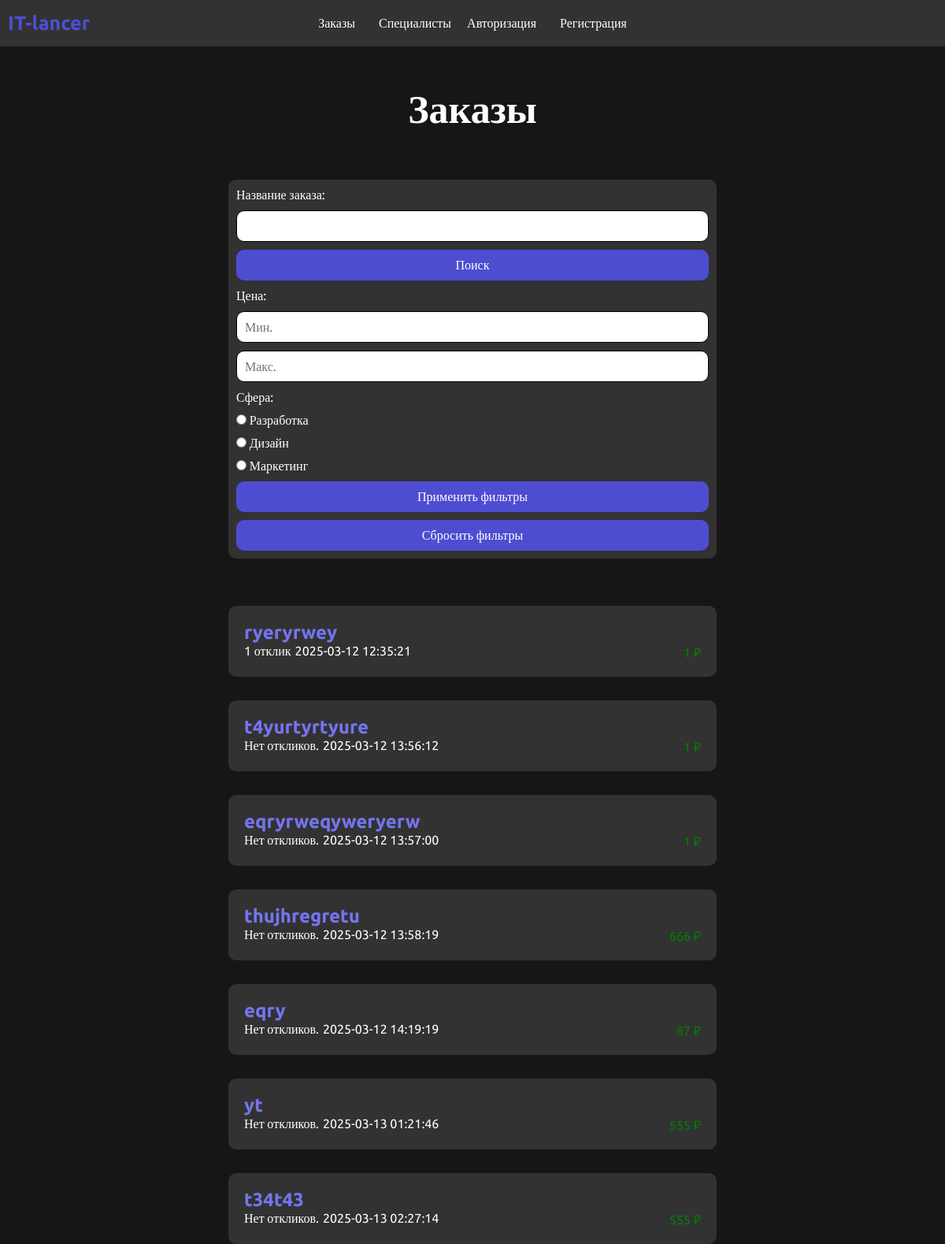
Before: /orders.php with the older database file.
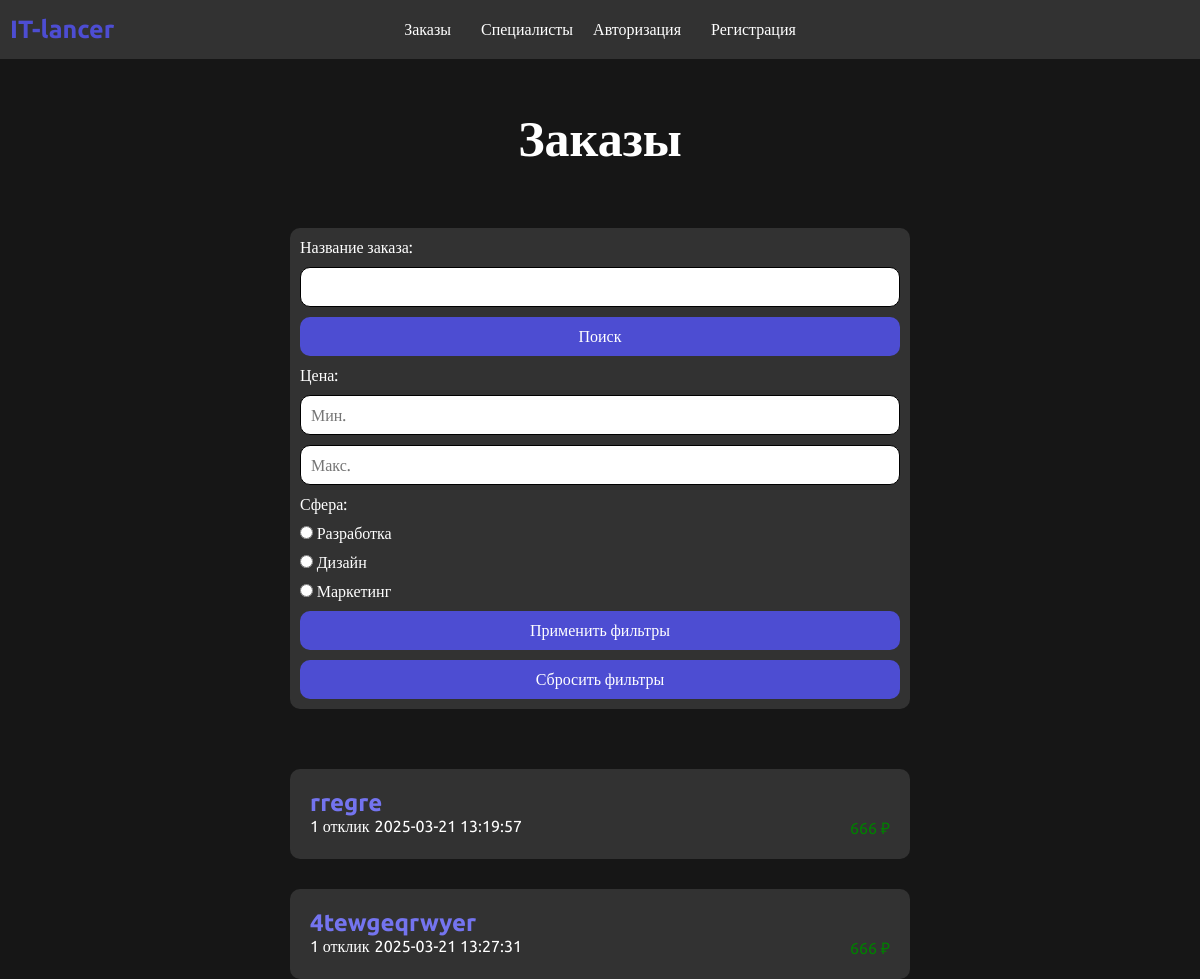
After: the same page with the newer database file.
### tables this page shows
CREATE TABLE `spheres` (
  `id` int(11) NOT NULL,
  `name` varchar(255) NOT NULL
);

CREATE TABLE `orders` (
  `id` int(11) NOT NULL,
  `name` varchar(255) NOT NULL,
  `description` text NOT NULL,
  `sphere_type_id` int(11) NOT NULL,
  `user_id` int(11) NOT NULL,
  `date` datetime NOT NULL DEFAULT current_timestamp(),
  `price` varchar(255) DEFAULT NULL,
  `status_id` int(11) NOT NULL DEFAULT 1
);

### orders.php (the view, shortened to what this page needs)
<?php
include "components/core.php";
include "components/header.php";
$conditions = [];
$conditions[] = "`status_id` = 1";
$conditions[] = "`moderation_status_id` IN (1, 2)";
$whereClause = '';
if (count($conditions) > 0) {
    $whereClause = "WHERE " . implode(" AND ", $conditions);
}
$query = "SELECT * FROM `orders` $whereClause";
$select_order_res = $link->query($query);
?>
<div class="page_header">
    <div class="content">
        <div class="page_header_center">
            <h1>Заказы</h1>
        </div>
    </div>
</div>
<div class="orders_control">
    <div class="content">
        <div class="orders_control_block">
            <form action="orders.php" method="get" class="form standart">
                <div class="form-item">
                    <label for="search">Название заказа:</label>
                    <input type="text" name="search" id="search" value="<?php echo isset($_GET['search']) ? htmlspecialchars($_GET['search']) : ''; ?>">
                    <button type="submit" name="action" value="search">Поиск</button>
                </div>
                <div class="form-item">
                    <label>Цена:</label>
                    <input type="number" name="price_min" placeholder="Мин." step="1" value="<?php echo isset($_GET['price_min']) ? htmlspecialchars($_GET['price_min']) : ''; ?>">
                    <input type="number" name="price_max" placeholder="Макс." step="1" value="<?php echo isset($_GET['price_max']) ? htmlspecialchars($_GET['price_max']) : ''; ?>">
                </div>
                <div class="form-item">
                    <label>Сфера:</label>
                    <?php
                    $spheresQuery = "SELECT * FROM spheres";
                    $spheresRes = $link->query($spheresQuery);
                    while ($sphere = $spheresRes->fetch_assoc()) {
                    ?>
                        <label>
                            <input type="radio" name="sphere" value="<?php echo $sphere['id']; ?>" <?php if (isset($_GET['sphere']) && $_GET['sphere'] == $sphere['id']) echo 'checked'; ?>>
                            <?php echo $sphere['name']; ?>
                        </label>
                    <?php } ?>
                </div>
                <div class="form-item">
                    <button type="submit" name="action" value="filter">Применить фильтры</button>
                    <a href="orders.php" class="reset-button">Сбросить фильтры</a>
                </div>
            </form>
        </div>
    </div>
</div>
<div class="orders">
    <div class="content">
        <div class="orders_block">
            <?php
            if ($select_order_res->num_rows < 1) {
                echo "<h2>Заказов нет.</h2>";
            } else {
                while ($row = $select_order_res->fetch_assoc()) {
            ?>
            <div class="orders_block_item">
                <div class="orders_block_item-header">
                    <a href="order.php?id=<?php echo $row['id']; ?>" class="order"><?php echo $row['name']; ?></a>
                </div>
                <div class="order_block_wrapper">
                    <div class="order_block_item_main">
                        <div class="orders_block_item-statistics">
                            <?php
                            $select_response = "SELECT * FROM `responses` WHERE `order_id` = '{$row['id']}'";
                            $select_response_res = $link->query($select_response);
                            $responses = $select_response_res->num_rows;
                            if ($responses < 1) {
                            ?>
                                <p>Нет откликов.</p>
                            <?php } else { ?>
                                <p><?php echo $responses; ?> отклик</p>
                            <?php } ?>
                            <p><?php echo $row['date']; ?></p>
                        </div>
                    </div>
                    <div class="orders_block_item-price">
                        <p class="price"><?php echo $row['price']; ?> ₽</p>
                    </div>
                </div>
            </div>
            <?php }} ?>
        </div>
    </div>
</div>

Changed rows visible on the page:
removed orders: name "ryeryrwey", responses "1", date "2025-03-12 12:35:21", price "1"
removed orders: name "t4yurtyrtyure", shows "Нет откликов.", date "2025-03-12 13:56:12", price "1"
removed orders: name "eqryrweqyweryerw", shows "Нет откликов.", date "2025-03-12 13:57:00", price "1"
removed orders: name "thujhregretu", shows "Нет откликов.", date "2025-03-12 13:58:19", price "666"
removed orders: name "eqry", shows "Нет откликов.", date "2025-03-12 14:19:19", price "87"
removed orders: name "yt", shows "Нет откликов.", date "2025-03-13 01:21:46", price "555"
removed orders: name "t34t43", shows "Нет откликов.", date "2025-03-13 02:27:14", price "555"
added orders: name "rregre", responses "1", date "2025-03-21 13:19:57", price "666"
added orders: name "4tewgeqrwyer", responses "1", date "2025-03-21 13:27:31", price "666"
